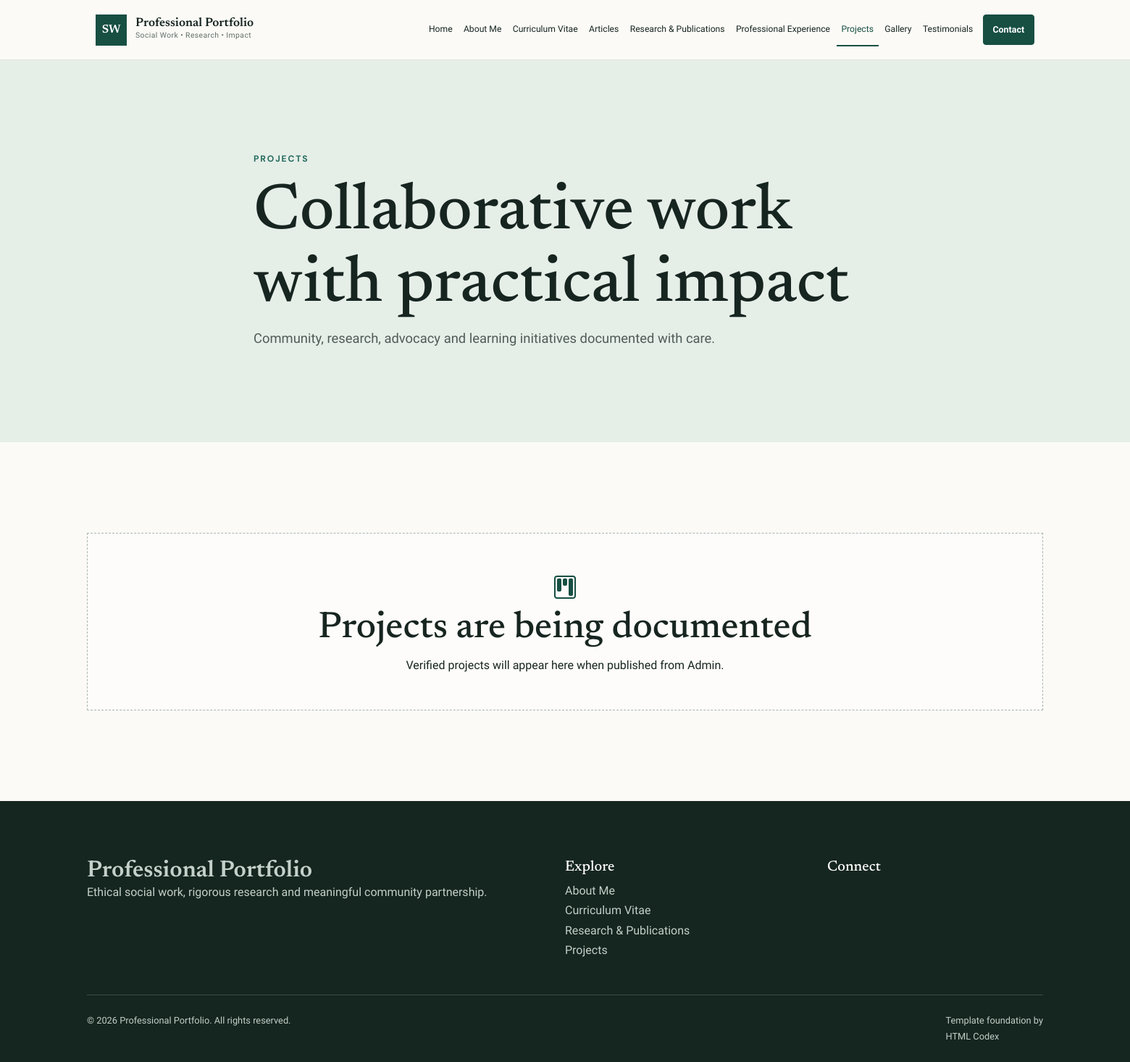
/projects/, run on the app's committed database.
### app/models.py (models this page shows, shortened)
class TimeStampedModel(models.Model):
    created_at = models.DateTimeField(auto_now_add=True)
    updated_at = models.DateTimeField(auto_now=True)
    class Meta:
        abstract = True

class SiteProfile(TimeStampedModel):
    full_name = models.CharField(max_length=160, blank=True, default="")
    credentials = models.CharField(max_length=160, blank=True, default="")
    professional_title = models.CharField(
        max_length=220,
        default="Social Work Practitioner, Researcher & Community Development Professional",
    )
    professional_subtitle = models.CharField(max_length=240, blank=True, default="Advancing dignity, inclusion and community wellbeing")
    welcome_eyebrow = models.CharField(max_length=120, default="Social Work • Research • Community Impact")
    welcome_heading = models.CharField(max_length=180, default="Welcome to My Professional Portfolio")
    hero_intro = models.TextField(default="I am a social work professional committed to strengthening individuals, families and communities through compassionate practice, research, advocacy and evidence-informed interventions.")
    mission_statement = models.TextField(default="To advance social justice, human dignity and community wellbeing through ethical social work practice, research, advocacy and sustainable community engagement.")
    professional_philosophy = models.TextField(default="Meaningful social change begins by listening to communities, respecting human dignity and transforming evidence into practical action.")
    about_short = models.TextField(default="My work is grounded in empathy, ethical practice and partnership with communities. I bring together social work practice, research and advocacy to support inclusive and sustainable change.")
    about_full = models.TextField(blank=True, default="This portfolio presents a developing record of professional practice, research interests and community engagement. Personal biographical details can be added here through the administration area.")
    populations_of_interest = models.TextField(blank=True, default="Children and families; vulnerable and underserved populations; women and young people; community-based organizations.")
    key_competencies = models.TextField(blank=True, default="Ethical social work practice\nCommunity engagement and facilitation\nResearch and evidence synthesis\nProgram design, monitoring and evaluation\nPolicy analysis and advocacy")
    professional_values = models.TextField(blank=True, default="Human dignity\nSocial justice\nIntegrity and accountability\nInclusion and participation\nEvidence-informed practice")
    profile_photo = models.ImageField(upload_to="profile/", blank=True)
    profile_photo_alt = models.CharField(max_length=220, blank=True, default="Professional portrait")
    secondary_photo = models.ImageField(upload_to="profile/", blank=True)
    cv_file = models.FileField(upload_to="cv/", blank=True, help_text="Upload a current PDF curriculum vitae.")
    email = models.EmailField(blank=True)
    secondary_email = models.EmailField(blank=True)
    phone = models.CharField(max_length=60, blank=True)
    location = models.CharField(max_length=180, blank=True)
    website_name = models.CharField(max_length=140, default="Professional Portfolio")
    footer_statement = models.CharField(max_length=280, default="Ethical social work, rigorous research and meaningful community partnership.")
    copyright_name = models.CharField(max_length=160, blank=True)
    seo_title = models.CharField(max_length=180, blank=True)
    seo_description = models.CharField(max_length=320, blank=True)
    class Meta:
        verbose_name = "site profile"
        verbose_name_plural = "site profile"

### app/views.py (the view)
# urls.py: path("projects/", views.projects, name="projects"),
def projects(request): return render(request, "app/projects/list.html", {"projects": Project.objects.filter(is_published=True)})

### app/context_processors.py (called while the page is built)
def site_context(request):
    profile = SiteProfile.objects.prefetch_related("social_links").first()
    return {"site_profile": profile, "site_social_links": profile.social_links.filter(is_active=True) if profile else []}

### app/templates/app/projects/list.html
{% extends "app/base.html" %}{% block title %}Projects | {{ site_profile.website_name }}{% endblock %}
{% block content %}{% include "app/partials/page_header.html" with eyebrow="Projects" title="Collaborative work with practical impact" description="Community, research, advocacy and learning initiatives documented with care." %}
<section class="section"><div class="shell"><div class="card-grid">{% for project in projects %}{% include "app/partials/project_card.html" %}{% empty %}<div class="empty-state"><i class="bi bi-kanban"></i><h2>Projects are being documented</h2><p>Verified projects will appear here when published from Admin.</p></div>{% endfor %}</div></div></section>{% endblock %}

### app/templates/app/partials/navbar.html (shortened to what this page needs)
<header class="site-header">
  <nav class="navbar navbar-expand-xl" aria-label="Primary navigation">
    <div class="container-fluid shell">
      <a class="navbar-brand" href="{% url 'home' %}">
        <span class="brand-mark" aria-hidden="true">SW</span>
        <span><strong>{{ site_profile.full_name|default:"Professional Portfolio" }}</strong><small>{{ site_profile.credentials|default:"Social Work • Research • Impact" }}</small></span>
      </a>
      <div class="collapse navbar-collapse">
        <ul class="navbar-nav ms-auto align-items-center">
          {% include "app/partials/nav_links.html" %}
        </ul>
      </div>
    </div>
  </nav>
</header>

### app/templates/app/partials/footer.html (shortened to what this page needs)
<footer class="site-footer">
  <div class="shell footer-grid">
    <div><a class="footer-brand" href="{% url 'home' %}">{{ site_profile.full_name|default:site_profile.website_name|default:"Professional Portfolio" }}</a><p>{{ site_profile.footer_statement }}</p></div>
    <div><h2>Explore</h2><a href="{% url 'about' %}">About Me</a><a href="{% url 'cv' %}">Curriculum Vitae</a><a href="{% url 'publications' %}">Research &amp; Publications</a><a href="{% url 'projects' %}">Projects</a></div>
    <div><h2>Connect</h2></div>
  </div>
  <div class="shell footer-bottom"><span>&copy; {% now "Y" %} {{ site_profile.copyright_name|default:site_profile.full_name|default:"Professional Portfolio" }}. All rights reserved.</span><span>Template foundation by <a href="https://htmlcodex.com" target="_blank" rel="noopener">HTML Codex</a></span></div>
</footer>

### app/static/app/css/style.css (style rules this page uses)
:root { --ivory:#fbfaf6;--paper:#fff;--ink:#172521;--muted:#64706b;--green:#174f43;--green-2:#246c5d;--sage:#dfe9e3;--burgundy:#7a3541;--line:#dce2dd;--surface:#f1f4f0;--shadow:0 16px 40px rgba(23,42,35,.08);--serif:"Newsreader",Georgia,serif;--sans:"Libre Franklin",Arial,sans-serif }
* { box-sizing:border-box }
html { scroll-behavior:smooth }
body { margin:0;background:var(--ivory);color:var(--ink);font-family:var(--sans);font-size:16px;line-height:1.7 }
a { color:var(--green);text-decoration:none }
h1,h2,h3,h4 { font-family:var(--serif);line-height:1.12;color:var(--ink) }
h2 { font-size:clamp(2rem,3.5vw,3.2rem) }
p:last-child { margin-bottom:0 }
.shell { width:min(1320px,calc(100% - 3rem));margin:auto }
.section { padding:clamp(4.5rem,8vw,8rem) 0 }
.site-header { position:sticky;top:0;background:rgba(251,250,246,.96);backdrop-filter:blur(12px);border-bottom:1px solid rgba(220,226,221,.8);z-index:100 }
.navbar { min-height:82px }
.navbar-brand { display:flex;align-items:center;gap:.75rem;color:var(--ink) }
.navbar-brand strong,.navbar-brand small { display:block }
.navbar-brand strong { font:600 1.05rem var(--serif) }
.navbar-brand small { font-size:.65rem;color:var(--muted);letter-spacing:.04em }
.brand-mark { width:43px;height:43px;display:grid;place-items:center;background:var(--green);color:#fff;font:600 1rem var(--serif) }
.navbar-nav { gap:.1rem }
.card-grid { display:grid;grid-template-columns:repeat(3,1fr);gap:1.4rem }
.empty-state { padding:3rem;text-align:center;border:1px dashed #a8b5ae;background:rgba(255,255,255,.5);grid-column:1/-1 }
.empty-state i { font-size:2rem;color:var(--green) }
.site-footer { background:#15251f;color:#c4d0ca;padding:5rem 0 1.5rem }
.footer-grid { display:grid;grid-template-columns:2fr 1fr 1fr;gap:4rem }
.footer-brand { font:600 2rem var(--serif);color:#fff }
.site-footer h2 { color:#fff;font-size:1.25rem }
.site-footer a,.site-footer span { color:#c4d0ca;display:block }
.footer-bottom { display:flex;justify-content:space-between;border-top:1px solid #365047;margin-top:3rem;padding-top:1.5rem;font-size:.8rem }
.footer-bottom span { display:inline }

### data on the page
SiteProfile: full_name "Professional Portfolio", credentials "Social Work • Research • Impact", footer_statement "Ethical social work, rigorous research and meaningful community partnership.", copyright_name "Professional Portfolio"

### other printed values
{{ eyebrow }} "PROJECTS"
{{ title }} "Collaborative work with practical impact"
{{ description }} "Community, research, advocacy and learning initiatives documented with care."
